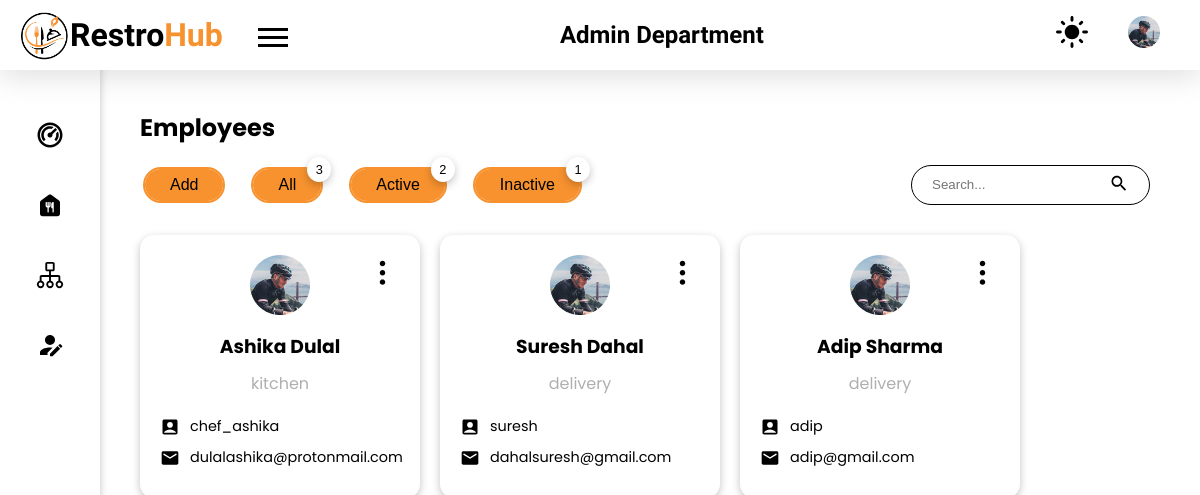
/admin/users/employees.php (signed in), run on the app's committed database.
### tables this page shows
CREATE TABLE `employees` (
  `emp_id` int(11) NOT NULL,
  `name` varchar(30) NOT NULL,
  `department` int(10) NOT NULL,
  `email` varchar(50) NOT NULL,
  `username` varchar(20) NOT NULL,
  `password` varchar(100) NOT NULL,
  `image` varchar(100) NOT NULL,
  `active` int(11) NOT NULL
);

CREATE TABLE `department` (
  `dept_id` int(11) NOT NULL,
  `department` varchar(20) NOT NULL
);

### admin/users/employees.php (the view, shortened to what this page needs)
<!DOCTYPE html>
<html lang="en">
<head>
    <link rel="stylesheet" href="../../styles/style.css">
</head>
<body>
    <?php
    require("./components/header.php");
    require("./components/sidebar.php");
    require("../../config.php");
    ?>
    <main class="admin_dashboard_body">
        <section class="dashboard_inner-head flex items-center">
            <h2>Employees</h2>
        </section>
        <div class="emplooyee_stat mt-20">
            <div class="flex items-center">
                <div class="emp_button-container flex gap items-center justify-start">
                    <button class="button border-curve-lg popper-btn">Add</button>
                    <?php
                    $sql_all = "SELECT name,username,email,active,department FROM employees";
                    $result_all = mysqli_query($conn, $sql_all);
                    $count_all = mysqli_num_rows($result_all);
                    $sql_active = "SELECT name,username,email,active,department FROM employees WHERE active =1";
                    $result_active = mysqli_query($conn, $sql_active);
                    $count_active = mysqli_num_rows($result_active);
                    $sql_inactive = "SELECT name,username,email,active,department FROM employees WHERE active = 0";
                    $result_inactive = mysqli_query($conn, $sql_inactive);
                    $count_inactive = mysqli_num_rows($result_inactive);
                    ?>
                    <form action="./backend/specific-users.php" method="post">
                        <button type="submit" name="specific-emp" class="button ml-35 border-curve-lg relative <?php if (isset($_SESSION['filter-by']) && $_SESSION['filter-by'] == "all") echo "active"; ?>">All
                            <div class="count-top shadow"><?php
                                                            echo $count_all;
                                                            ?>
                            </div>
                    </form>
                    <form action="./backend/specific-users.php" method="post">
                        <button type="submit" name="specific-emp" class="button ml-35 border-curve-lg relative <?php if (isset($_SESSION['filter-by']) && $_SESSION['filter-by'] == "active") echo "active"; ?> ">Active
                            <div class="count-top shadow"><?php
                                                            echo $count_active;
                                                            ?>
                            </div>
                    </form>
                    <form action="./backend/specific-users.php" method="post">
                        <button type="submit" name="specific-emp" class="button ml-35 border-curve-lg relative <?php if (isset($_SESSION['filter-by']) && $_SESSION['filter-by'] == "inactive") echo "active"; ?> ">Inactive
                            <div class="count-top shadow"><?php
                                                            echo $count_inactive;
                                                            ?>
                            </div>
                    </form>
                </div>
                <form action="#" method="post" class="search_form border-curve-lg">
                    <div class="flex items-center">
                        <input type="search" placeholder="Search..." class="no_outline search_employee" name="search-employee" id="search-employee">
                        <button type="submit" class="no_bg no_outline"><img src="../../images/ic_search.svg" alt="search icon"></button>
                    </div>
                </form>
            </div>
            <?php
            $sql = "select * from employees";
            if (isset($_SESSION['filter-by'])) {
                $filter_by = $_SESSION['filter-by'];
                if ($filter_by == 'all') {
                    $sql = "SELECT * FROM employees";
                } else if ($filter_by == 'active') {
                    $sql = "SELECT * FROM employees WHERE active = 1";
                } else if ($filter_by == 'inactive') {
                    $sql = "SELECT * FROM employees WHERE active = 0";
                }
            } else {
                $sql = "SELECT * FROM employees";
            }
            $result = mysqli_query($conn, $sql) or die("Query Failed.");
            if (mysqli_num_rows($result) > 0) {
            ?>
                <div class="emp_card_container flex wrap gap justify-start">
                    <?php while ($row = mysqli_fetch_assoc($result)) {
                        $sql_dept = "SELECT * FROM department WHERE dept_id = {$row['department']}";
                        $result_dept = mysqli_query($conn, $sql_dept) or die("Query Failed.");
                        $row_dept = mysqli_fetch_assoc($result_dept)['department'];
                    ?>
                        <div class="employee_card p-20 text-center shadow border-curve-md">
                            <img src="../../images/ic_options.svg" alt="options menu" class="emp_card_option-menu table_option-menu">
                            <img src="../../images/profile.jpg" alt="user profile">
                            <h3 class="emp_name"><?php echo $row['name']; ?></h3>
                            <p class="emp_id"><?php echo $row_dept; ?></p>
                            <div class="flex emp_card_content items-center justify-start">
                                <img src="../../images/ic_acc.svg" alt="account icon">
                                <p><?php echo $row['username']; ?></p>
                            </div>
                            <div class="flex emp_card_content items-center justify-start">
                                <img src="../../images/ic_mail.svg" alt="mail icon">
                                <p><?php echo $row['email']; ?></p>
                            </div>
                        </div>
                <?php
                    }
                }
                ?>
                </div>
        </div>
    </main>
</body>
</html>

### admin/users/components/header.php (shortened to what this page needs)
<header>
    <nav class="top_nav flex items-center">
        <div class="flex items-center">
            <a href="../index.php" class="logo heading flex items-center"><img src="../../images/logo.png" alt="logo">Restro
                <span>Hub</span>
            </a>
            <div class="menu__for-sidebar ml-35">
                <div class="bar bar1"></div>
                <div class="bar bar2"></div>
                <div class="bar bar3"></div>
            </div>
        </div>
        <h1 class="heading">Admin Department</h1>
        <ul class="flex items-center">
            <li>
                <a href="#">
                    <img src="../../images/ic_dark_mode.svg" class="dark-mode-icon" alt="toggle night mode">
                </a>
            </li>
            <li>
                <img src="../../images/profile.jpg" alt="admin profile picture" class="admin_profile_image">
            </li>
        </ul>
    </nav>
</header>

### admin/users/components/sidebar.php (shortened to what this page needs)
<aside class="sidebar shadow cursor-pointer">
    <ul>
        <li class="sidebar_accordion">
            <a href="#">
                <article class="dashboard_sidebar_content border-curve-lg flex items-center justify-center">
                    <div class="flex items-center justify-start">
                        <img class="dashboard_sidebar_content_img" src="../../images/ic_dashboard.svg" alt="dashboard" aria-hidden="true">
                    </div>
                </article>
            </a>
        </li>
        <li class="sidebar_accordion">
            <a href="#">
                <article class="dashboard_sidebar_content border-curve-lg flex items-center justify-center">
                    <div class="flex items-center justify-start">
                        <img class="dashboard_sidebar_content_img" src="../../images/ic_manage_food.svg" alt="manage food" aria-hidden="true">
                    </div>
                </article>
            </a>
        </li>
        <li class="sidebar_accordion">
            <a href="#">
                <article class="dashboard_sidebar_content border-curve-lg flex items-center justify-center">
                    <div class="flex items-center justify-start">
                        <img class="dashboard_sidebar_content_img" src="../../images/ic_category.svg" alt="category" aria-hidden="true">
                    </div>
                </article>
            </a>
        </li>
        <li class="sidebar_accordion">
            <a href="#">
                <article class="dashboard_sidebar_content border-curve-lg flex items-center justify-center">
                    <div class="flex items-center justify-start">
                        <img class="dashboard_sidebar_content_img" src="../../images/ic_user_edit.svg" alt="edit user" aria-hidden="true">
                    </div>
                </article>
            </a>
        </li>
    </ul>
</aside>

### styles/style.css (style rules this page uses)
:root { --black: #000000; --gray: #afafaf; --light-gray: #f3f3f3; --primary-color: #F7922F; --trans-black: #00000030; --very-trans-black: #00000020; --trans-green: #DCFFD380; --trans-green-text: #30B900; --trans-yellow: #fafd3e67; --trans-yellow-text: #46500C; --trans-purple: #FFA0FB66; --trans-purple-text: #A500F3; --trans-primary: #F7922F50; --trans-red: #FFD6D6; --trans-red-text: #934747; --white: #ffffff; }
* { margin: 0; padding: 0; box-sizing: border-box; list-style: none; text-decoration: none; color: var(--black); }
.no_outline { outline: none; border: none; }
.no_bg { background-color: transparent; }
body { background-color: var(--white); }
a, button, a>*, button>*, input[type="submit"], .menu__for-sidebar, .menu__for-sidebar>*, .admin_profile_image, .date_filter_close, .popper-btn, .pointer { cursor: pointer; }
.shadow { box-shadow: rgba(0, 0, 0, 0.24) 0px 3px 8px; }
.mt-20 { margin-top: 20px; }
.p-20 { padding: 20px; }
.ml-35 { margin-left: 35px; }
.border-curve-md { border-radius: 14px; }
.border-curve-lg { border-radius: 25px; }
.flex { display: flex; align-items: flex-start; justify-content: space-between; flex-direction: row; }
p { font-weight: 400; }
.wrap { flex-wrap: wrap; }
.gap { gap: 20px; }
.items-center { align-items: center; }
.text-center { text-align: center; }
.justify-center { justify-content: center; }
.justify-start { justify-content: flex-start; }
.heading { font-family: 'Oswald', sans-serif; }
.relative { position: relative; }
body, .body-text { font-family: 'Poppins', sans-serif; }
.button { background-color: var(--primary-color); padding: 7px 25px; font-size: 1rem; min-width: fit-content; border: none !important; vertical-align: middle; outline: 2px solid var(--primary-color); }
.logo { font-size: 2rem; font-weight: 600; }
.logo img { width: 50px; height: 50px; }
.logo span { color: var(--primary-color); }
header { position: sticky; top: 0; left: 0; right: 0; height: 70px; padding: 10px 20px; background-color: var(--white); box-shadow: rgba(100, 100, 111, 0.2) 0px 7px 29px 0px; z-index: 999; }
.top_nav ul li { margin: 0 20px; font-weight: 600; }
.top_nav ul li a img, .top_nav ul li img { width: 2rem; cursor: pointer; }
.search_form { border: 2px solid var(--black); height: 40px; margin: 0 10px; padding: 3px 5px; }
.menu__for-sidebar { height: 30px; width: 30px; margin-top: 15px; }
.menu__for-sidebar .bar { height: 3px; width: 100%; background-color: var(--black); margin-bottom: 5px; transition: 0.5s all; }
.sidebar { background-color: var(--white); left: 0; padding-top: 90px; min-height: 100vh; text-align: center; overflow-y: auto; position: fixed; top: 0; transition: 0.5s all; width: 100px; z-index: 1; }
.sidebar .dashboard_sidebar_content { height: 50px; width: 50px; margin: 20px auto; }
.sidebar_accordion { position: relative; }
.sidebar .dashboard_sidebar_content_img { width: 30px; }
.admin_profile_image { width: 40px; }
.admin_dashboard_body { padding: 40px 40px 40px 140px; max-width: 1440px; }
.count-top { position: absolute; top: -12px; right: -10px; background-color: var(--white); padding: 5px; border-radius: 50%; font-size: 0.8rem; min-height: 1.5rem; min-width: 1.5rem; }
.emp_button-container button { margin: 0 5px; }
.emp_card_container { margin-top: 30px; }
.employee_card { height: min-content; min-width: 260px; flex: 1; max-width: 280px; position: relative; }
.emp_id { margin: 10px 0 20px 0; color: var(--gray); }
.employee_card .emp_card_content { margin-bottom: 10px; }
.employee_card div>img { width: 20px; margin-right: 10px; }
.emp_name { margin-top: 10px; }
.employee_card div p { font-size: 0.9rem; }
.emp_card_option-menu { position: absolute; right: 20px; cursor: pointer; }
.search_form { border: 1px solid var(--black); padding: 7px 20px; transition: 0.3s; }
.search_form div img { width: 20px; }
.table_option-menu { transform: rotate(90deg); cursor: pointer; height: 35px; vertical-align: middle; }
h2 { font-size: 24px; }

### data on the page
employees: name "Ashika Dulal", department.department "kitchen", username "chef_ashika", email "dulalashika@protonmail.com"
employees: name "Suresh Dahal", department.department "delivery", username "suresh", email "dahalsuresh@gmail.com"
employees: name "Adip Sharma", department.department "delivery", username "adip", email "adip@gmail.com"

### other printed values
$count_all "3"
$count_active "2"
$count_inactive "1"
